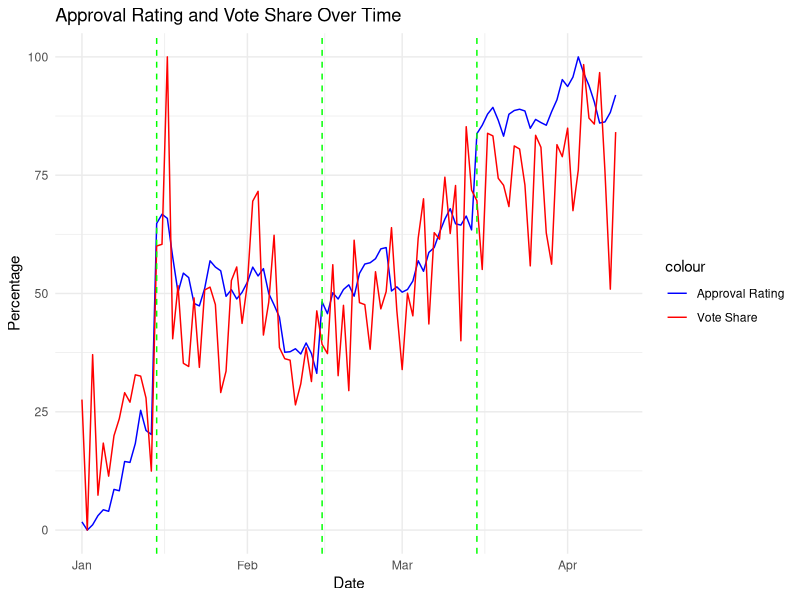
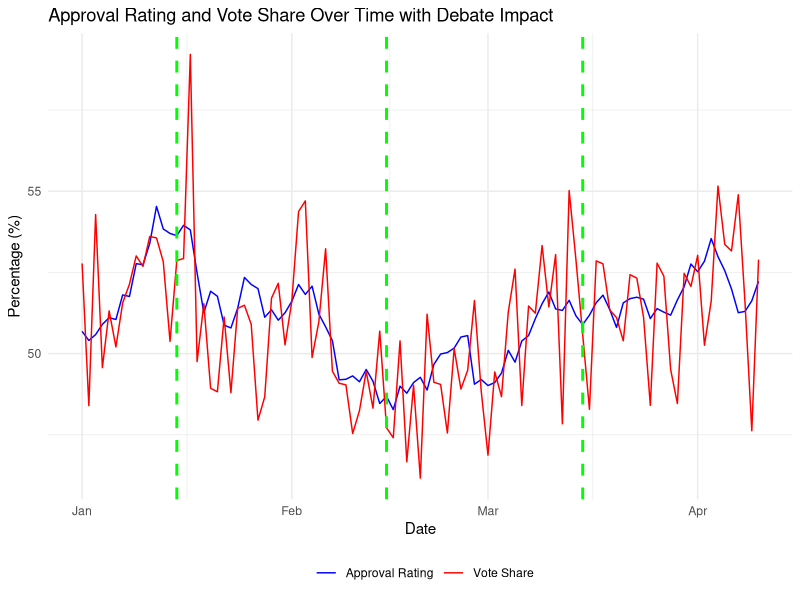

Reproduce these figures in R, in order.
## ---- chunk 1
install.packages("tidyverse")
install.packages("lubridate")
## ---- chunk 2
# Load necessary libraries
library(tidyverse)
library(lubridate)

# Simulate data
set.seed(42) # For reproducibility
dates <- seq(as.Date("2024-01-01"), as.Date("2024-04-10"), by="day")
n <- length(dates)

# Generate approval rating and vote share with initial values and standard deviation for daily change
approval_rating <- cumsum(rnorm(n, mean=0, sd=5)) / 10
vote_share <- approval_rating + rnorm(n, mean=0, sd=2) # Somewhat correlated

# Introduce spikes for debates
debate_dates <- as.Date(c('2024-01-15', '2024-02-15', '2024-03-15'))
for (date in debate_dates) {
  idx <- which(dates == date)
  approval_rating[idx:length(approval_rating)] <- approval_rating[idx:length(approval_rating)] + rnorm(1, 5, 2)
  vote_share[idx:length(vote_share)] <- vote_share[idx:length(vote_share)] + rnorm(1, 3, 1)
}

# Normalize to keep within 0-100 range and simulate percentage
approval_rating <- (approval_rating - min(approval_rating)) / (max(approval_rating) - min(approval_rating)) * 100
vote_share <- (vote_share - min(vote_share)) / (max(vote_share) - min(vote_share)) * 100

data <- tibble(Date = dates, `Approval Rating (%)` = approval_rating, `Vote Share (%)` = vote_share)

# Plot
ggplot(data, aes(x = Date)) +
  geom_line(aes(y = `Approval Rating (%)`, color = "Approval Rating")) +
  geom_line(aes(y = `Vote Share (%)`, color = "Vote Share")) +
  geom_vline(xintercept = as.numeric(debate_dates), linetype="dashed", color="green") +
  scale_color_manual(values = c("Approval Rating" = "blue", "Vote Share" = "red")) +
  labs(title = "Approval Rating and Vote Share Over Time",
       y = "Percentage") +
  theme_minimal()

# Tests
# Test 1: Check if all values are within 0-100 range
test1 <- all(data$`Approval Rating (%)` >= 0 & data$`Approval Rating (%)` <= 100) &&
  all(data$`Vote Share (%)` >= 0 & data$`Vote Share (%)` <= 100)

# Test 2: Check for any missing dates
test2 <- n == nrow(data)

# Test 3: Check if approval rating and vote share are somewhat correlated
test3 <- cor(data$`Approval Rating (%)`, data$`Vote Share (%)`) > 0.5

# Test 4: Check for increases on debate dates
test4 <- map_lgl(debate_dates, ~{
  idx <- which(data$Date == .x)
  if (idx > 1) {
    return(data$`Approval Rating (%)`[idx] > data$`Approval Rating (%)`[idx - 1] &&
             data$`Vote Share (%)`[idx] > data$`Vote Share (%)`[idx - 1])
  } else {
    return(TRUE)
  }
})

# Test 5: Check for no negative values
test5 <- all(data$`Approval Rating (%)` >= 0) && all(data$`Vote Share (%)` >= 0)

list(test1 = test1, test2 = test2, test3 = test3, test4 = all(test4), test5 = test5)

## ---- chunk 3
library(ggplot2)
library(lubridate)

# Simulated data - replace this with actual data acquisition steps
set.seed(42)  # Ensuring reproducibility
dates <- seq(as.Date('2024-01-01'), as.Date('2024-04-10'), by='day')
approval_rating <- cumsum(rnorm(length(dates), 0, 0.5)) + 50
vote_share <- approval_rating + rnorm(length(dates), 0, 2)
debate_dates <- as.Date(c('2024-01-15', '2024-02-15', '2024-03-15'))

data <- data.frame(Date=dates, ApprovalRating=approval_rating, VoteShare=vote_share)

# Add a column to mark debate dates for visualization
data$Event <- ifelse(data$Date %in% debate_dates, 'Debate', 'No Event')

# Plotting with ggplot2
ggplot(data, aes(x=Date)) +
  geom_line(aes(y=ApprovalRating, colour="Approval Rating")) +
  geom_line(aes(y=VoteShare, colour="Vote Share")) +
  geom_vline(xintercept=as.numeric(debate_dates), linetype="dashed", color="green", size=1) +
  scale_colour_manual("", 
                      breaks = c("Approval Rating", "Vote Share"),
                      values = c("Approval Rating"="blue", "Vote Share"="red")) +
  labs(title="Approval Rating and Vote Share Over Time with Debate Impact",
       x="Date", y="Percentage (%)") +
  theme_minimal() +
  theme(legend.position="bottom")
